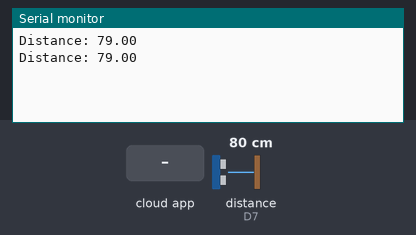
Bench run of a sketch on a simulated Arduino MKR. On the bench: the last lines printed to the serial monitor. Wiring (inferred from the names in the program): ultrasonic range finder: trigger D8; echo D7. Inputs (shaded band) come from the test bench; at power-on: distance to the obstacle (sensor on D7) 80 cm. The echo pulse lasts 58.3 µs per cm; WiFi joins after 1.5 s; servers stay silent unless stated; not simulated (calls return 0 or success): arduino_secrets.h.

Above: at 4.2 s.
4.3 s: the phone or cloud app sets distance to 0
6.5 s: distance to the obstacle (sensor on D7) set to 2 cm
At 7.8 s:
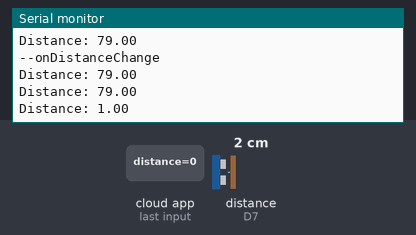
8.0 s: distance to the obstacle (sensor on D7) set to 4 cm
At 8.8 s:
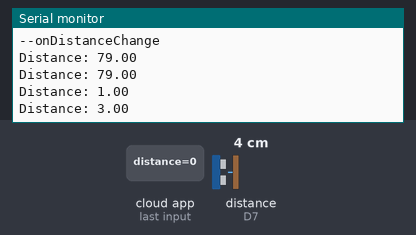
Timing chart, 0 to 11.0 s (numbered marks = the images above; inputs shaded):
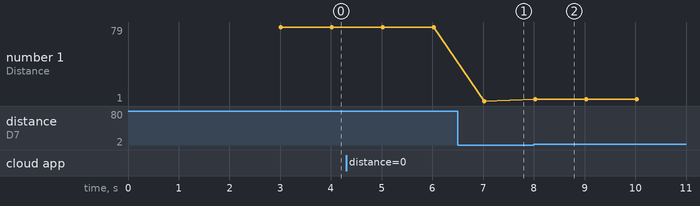

Measured:
- after the input at 6.5 s, the serial monitor: prints a new line after 0.53 s (image 1)
- after the input at 8.0 s, the serial monitor: prints a new line at once (image 2)
- plotted number 1: 79 → 1 after the input at 6.5 s, 1 → 3 after the input at 8.0 s

The sketch:

sketch_iot_cloud.ino
```cpp
#include "thingProperties.h"

const int trigger = 8;
const int echo = 7;

int getUltrasonicDistance(){
  // Function to retreive the distance reading of the ultrasonic sensor
  long duration;
  float distance;

  // Assure the trigger pin is LOW:
  digitalWrite(trigger, LOW);
  // Brief pause:
  delayMicroseconds(5);

  // Trigger the sensor by setting the trigger to HIGH:
  digitalWrite(trigger, HIGH);
  // Wait a moment before turning off the trigger:
  delayMicroseconds(10);
  // Turn off the trigger:
  digitalWrite(trigger, LOW);

  // Read the echo pin:
  duration = pulseIn(echo, HIGH);
  // Calculate the distance in centimeter (CM):
  distance = duration * 0.034 / 2;

  // Uncomment this line to return value in IN instead of CM:
  //distance = distance * 0.3937008

  // Return the distance read from the sensor:
  return distance;
}

void setup() {
  // Define inputs and outputs:
  pinMode(trigger, OUTPUT);
  pinMode(echo, INPUT);

  // Initialize serial and wait for port to open:
  Serial.begin(9600);
  // This delay gives the chance to wait for a Serial Monitor without blocking if none is found
  delay(1500);

  // Defined in thingProperties.h
  initProperties();

  // Connect to Arduino IoT Cloud
  ArduinoCloud.begin(ArduinoIoTPreferredConnection);

  /*
     The following function allows you to obtain more information
     related to the state of network and IoT Cloud connection and errors
     the higher number the more granular information you’ll get.
     The default is 0 (only errors).
     Maximum is 4
 */
  setDebugMessageLevel(2);
  ArduinoCloud.printDebugInfo();

}

void loop() {
  ArduinoCloud.update();

  // Print the distance to the serial monitor:
  distance = getUltrasonicDistance();
  Serial.print("Distance: ");
  Serial.println(distance);

  // Wait one second before continuing:
  delay(1000);

}


void onDistanceChange()  {
  // Add your code here to act upon Distance change
  Serial.println("--onDistanceChange");
}
```

thingProperties.h
```cpp
// Code generated by Arduino IoT Cloud, DO NOT EDIT.

#include <ArduinoIoTCloud.h>
#include <Arduino_ConnectionHandler.h>
#include "arduino_secrets.h"

const char SSID[]     = SECRET_SSID;    // Network SSID (name)
const char PASS[]     = SECRET_OPTIONAL_PASS;    // Network password (use for WPA, or use as key for WEP)

void onDistanceChange();

float distance;

void initProperties(){

  ArduinoCloud.addProperty(distance, READWRITE, ON_CHANGE, onDistanceChange);

}

WiFiConnectionHandler ArduinoIoTPreferredConnection(SSID, PASS);
```
